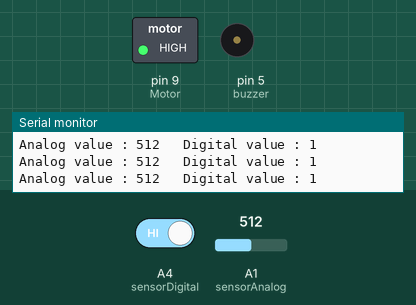
Bench run of a sketch on a simulated Arduino Uno, built with avr-gcc and run on an emulated ATmega328P. Parts: switched loads named in the sketch (green lamp = pin HIGH), buzzer (waves = sounding), the last lines printed to the serial monitor. The inputs (shaded band) are chosen by the test bench; at power-on: A1 (sensorAnalog) = 512, A4 (sensorDigital) HIGH.

Above: at 1.3 s.
1.4 s: A1 (sensorAnalog) set to 536
2.9 s: A1 (sensorAnalog) set to 565
At 4.0 s:
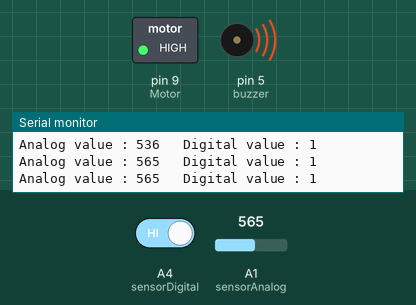
4.5 s: A1 (sensorAnalog) set to 782
At 5.2 s:
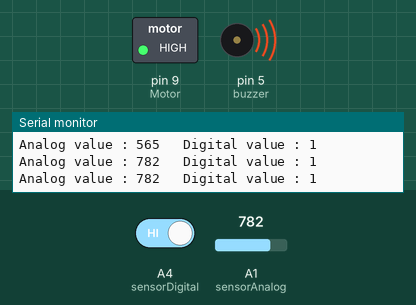
6.0 s: A1 (sensorAnalog) set to 806
At 6.5 s:
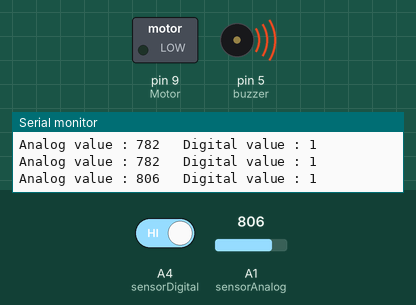
7.5 s: A1 (sensorAnalog) set to 790
At 8.7 s:
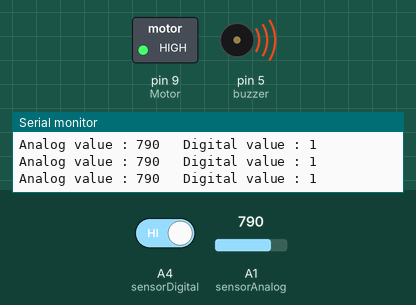
9.0 s: A1 (sensorAnalog) set to 810
At 10.1 s:
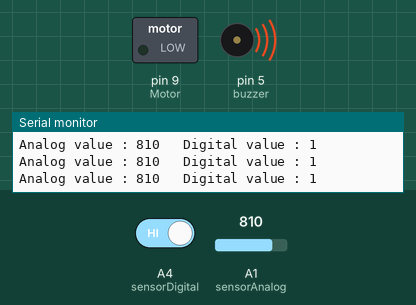
Timing chart, 0 to 11.5 s (numbered marks = the images above; inputs shaded):
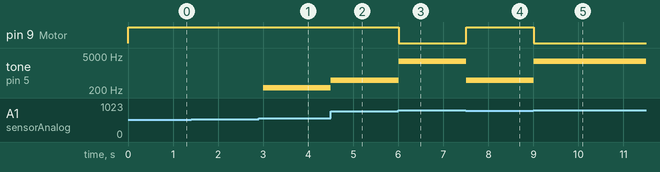

Measured:
- the behaviour switches between 549 and 550 on A1 (sensorAnalog) (found by bisection; images 0 and 1)
- the behaviour switches between 799 and 800 on A1 (sensorAnalog) (found by bisection; images 2 and 3)
- after the input at 2.9 s, tone on pin 5 (buzzer): silent → 250 Hz after 0.10 s
- after the input at 4.5 s, tone on pin 5 (buzzer): 250 Hz → 500 Hz at once
- after the input at 6.0 s, pin 9 (Motor): HIGH → LOW at once; tone on pin 5 (buzzer): 500 Hz → 3000 Hz at once
- after the input at 7.5 s, pin 9 (Motor): LOW → HIGH at once; tone on pin 5 (buzzer): 3000 Hz → 500 Hz at once
- after the input at 9.0 s, pin 9 (Motor): HIGH → LOW at once; tone on pin 5 (buzzer): 500 Hz → 3000 Hz at once

The sketch:

Code.ino
```cpp
#define sensorDigital A4
#define Motor 9
#define buzzer 5
#define sensorAnalog A1

void setup()
{
  pinMode(sensorDigital, INPUT_PULLUP);
  pinMode(Motor, OUTPUT);
  pinMode(buzzer, OUTPUT);
  Serial.begin(9600);
}

void loop()
{
  bool digital = digitalRead(sensorDigital);
  int analog = analogRead(sensorAnalog);

  Serial.print("Analog value : ");
  Serial.print(analog);
  Serial.print("   ");
  Serial.print("Digital value : ");
  Serial.println(digital);

  if (analog >= 800)
  {
    digitalWrite(Motor, LOW);
    tone(buzzer, 3000);
  }
  else if (analog >= 650)
  {
    digitalWrite(Motor, HIGH);
    tone(buzzer, 500);
  }
  else if (analog >= 550)
  {
    digitalWrite(Motor, HIGH);
    tone(buzzer, 250);
  }
  else
  {
    digitalWrite(Motor, HIGH);
    noTone(buzzer);
  }

  delay(500);
}
```
